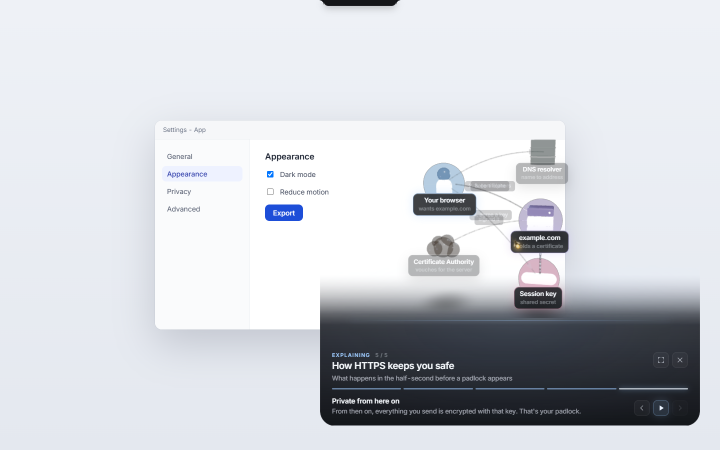
#> input picture docs/images/explanation.png, 1440 x 900 px, given in place of targeting.png, which was not available (shown at 1/2 size)
$ python images.py
#> lines starting #> are read from the running program, lines starting #| are printed output that depends on the picture
"""Make the site's images from the real product screenshots in docs/images.

Run from website/:  python scripts/images.py
Writes WebP files (two widths each) into public/img and the icons into public/.
"""

from pathlib import Path

from PIL import Image

ROOT = Path(__file__).resolve().parents[2]
SRC = ROOT / "docs" / "images"
OUT = Path(__file__).resolve().parents[1] / "public" / "img"
PUBLIC = OUT.parent
OUT.mkdir(parents=True, exist_ok=True)

# name -> widths to export
SHOTS = {
    "targeting": (1440, 800),
    "explanation": (1440, 800),
    "neural-net": (1440, 800),
    "exploded": (1440, 800),
    "memory-palace": (1440, 800),
    "walkthrough": (1440, 800),
    "field-notes": (1000, 640),
    "notch": (480,),
}

# The panel shots were captured without a key, so they carry a "demo mode" banner a beta user
# never sees once they've joined. Drop that strip (and only that strip) and keep the rest as is.
PANELS = ("panel-team", "panel-chat", "panel-memory", "voice-studio")
BANNER = (112, 276)  # rows to cut: from under the header to just above the tabs
PANEL_HEIGHT = 1300


def save(im: Image.Image, name: str, widths: tuple[int, ...]) -> None:
    for w in widths:
        out = im if im.width == w else im.resize((w, round(im.height * w / im.width)), Image.LANCZOS)
        suffix = "" if w == widths[0] else f"-{w}"
        out.save(OUT / f"{name}{suffix}.webp", "WEBP", quality=86, method=6)
        print(f"{name}{suffix}.webp", out.size)


for name, widths in SHOTS.items():
    save(Image.open(SRC / f"{name}.png").convert("RGB"), name, widths)
#> the loop in save, `for w in widths:` made 2 passes
#> (w, suffix) on passes 1 to 2: (1440, ''), (800, '-800')
#| targeting.webp (1440, 900)
#| targeting-800.webp (800, 500)
#> pass 2, in save, `out = im if im.width == w else im.resize((w, round(im.height * w / im...`:
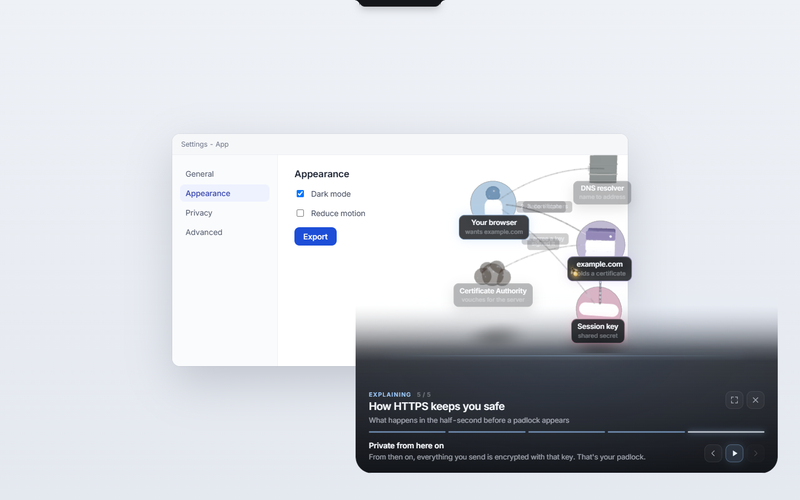
#> out: PIL image 800x500 RGB; mean R, G, B 206.2, 209.2, 214.8
#> pass 3 of the loop `for name, widths in SHOTS.items():`:
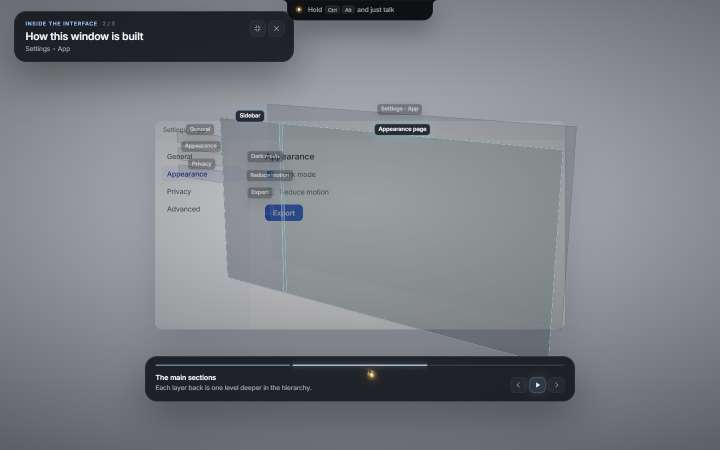
#> input picture docs/images/exploded.png, 1440 x 900 px, given in place of neural-net.png, which was not available (shown at 1/2 size)
#> the loop in save (call 3), `for w in widths:` made 2 passes
#> (printed output is left out)
#> pass 2, in save (call 3), `out = im if im.width == w else im.resize((w, round(im.height * w / im...`:
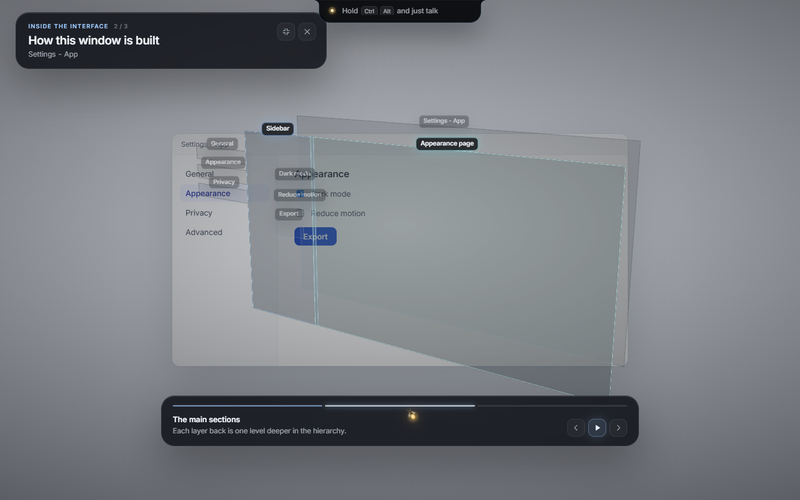
#> out: PIL image 800x500 RGB; mean R, G, B 122.4, 126, 131.2
#> (the run stopped early here; a loop or call above may not have finished)
